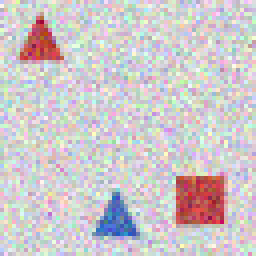
#> input picture paper/sample-images/noise-1.png, 64 x 64 px (shown 4 times larger)
$ python image_diagnostics.py --image ../paper/sample-images/noise-1.png --output out.png
#> lines starting #> are read from the running program, lines starting #| are printed output that depends on the picture
#> in main, prediction is the input picture: PIL image 64x64 RGB; mean R, G, B 206.4, 200.5, 203
"""CPU image-spectrum and explicitly paired, region-based error diagnostics.

Pixelwise errors are meaningful only when the supplied clean reference is the
actual aligned target for the prediction. Unconditional generation has no such
pixelwise target; do not compare it to an arbitrary clean render.
"""
import argparse
import hashlib
import json
import math
from pathlib import Path

import numpy as np
from PIL import Image, ImageFilter
from scipy import ndimage


def _rgb(image):
    arr = np.asarray(image.convert('RGB'), dtype=np.float64) / 255.0
    if arr.ndim != 3 or arr.shape[2] != 3:
        raise ValueError('image must have RGB channels')
    return arr


def radial_power_spectrum(image):
    """Mean-centered luminance power grouped by integer Fourier-radius bins.

    Luminance is Rec. 709 on gamma-encoded RGB (no inverse transfer), so this
    is a reproducible image diagnostic, not a physical light measurement.
    Spectrum power uses |FFT|^2/(H*W)^2; its sum equals pixel variance.
    """
    arr = _rgb(image)
    h, w = arr.shape[:2]
#> h = 64; w = 64
    if h < 2 or w < 2:
        raise ValueError('image must be at least 2 by 2')
    gray = arr @ np.array([0.2126, 0.7152, 0.0722])
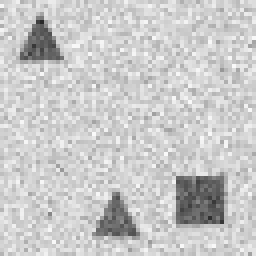
#> gray: shape (64, 64) float64 (shown 4 times larger); min 0.161, max 0.981, mean 0.792
    centered = gray - gray.mean()
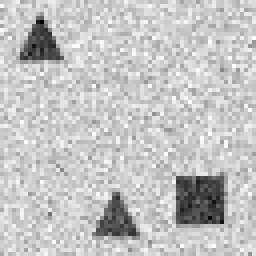
#> centered: shape (64, 64) float64 (shown 4 times larger); min -0.631, max 0.189, mean 3.12e-17; drawn with min black and max white
    power = np.abs(np.fft.fft2(centered)) ** 2 / (h * w) ** 2
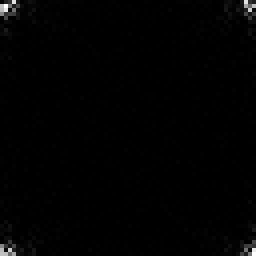
#> power: shape (64, 64) float64 (shown 4 times larger); min 9.41e-34, max 0.000405, mean 3.86e-06; drawn with min black and max white
    fy = np.fft.fftfreq(h) * h
    fx = np.fft.fftfreq(w) * w
    radius = np.floor(np.hypot(fy[:, None], fx[None, :])).astype(int)
    counts = np.bincount(radius.ravel())
    sums = np.bincount(radius.ravel(), weights=power.ravel())
#> sums = 46 values, max 0.0029 at index 2, min 9.41e-34 at index 0, mean 0.000343
    return {'luminance_mean': float(gray.mean()),
            'luminance_variance': float(np.mean(centered ** 2)),
            'total_power': float(power.sum()),
            'bins': [{'radius_bin': int(i), 'frequency_count': int(n),
                      'power_sum': float(s), 'mean_power': float(s / n)}
                     for i, (n, s) in enumerate(zip(counts, sums, strict=True)) if n]}


# [67 lines left out: functions masks_from_instances, region_mse, renderer_instance_map, not called in this run]


def _sha256(path):
    return hashlib.sha256(path.read_bytes()).hexdigest()


def main():
    parser = argparse.ArgumentParser(description=__doc__)
    parser.add_argument('--image', type=Path, help='image for spectral analysis')
    parser.add_argument('--reference', type=Path, help='pixel-aligned ground-truth reference')
    parser.add_argument('--instances', type=Path, help='integer PNG: 0 background, positive instance IDs')
    parser.add_argument('--assert-aligned', action='store_true', help='affirm image and reference share the same spatial target')
    parser.add_argument('--render-seed', type=int, help='make a controlled renderer/blur paired example instead of loading an image')
    parser.add_argument('--blur', type=float, default=1.0, help='Gaussian blur radius in controlled renderer example')
    parser.add_argument('--boundary-radius', type=int, default=1)
    parser.add_argument('--gap-radius', type=int, default=8)
    parser.add_argument('--output', type=Path, required=True)
    args = parser.parse_args()
    try:
        if args.render_seed is not None:
            if args.image or args.reference or args.instances or args.assert_aligned:
                raise ValueError('--render-seed cannot be combined with image-pair arguments')
            if not math.isfinite(args.blur) or args.blur < 0:
                raise ValueError('blur must be finite and nonnegative')
            from exposure.render import render_scene
            scene = render_scene(args.render_seed)
            reference = scene.image
            labels = renderer_instance_map(scene.objects)
            prediction = reference.filter(ImageFilter.GaussianBlur(args.blur))
            source = {'type': 'controlled_renderer_blur', 'seed': args.render_seed,
                      'blur_radius': args.blur}
            paired = region_mse(reference, prediction, labels,
                                boundary_radius=args.boundary_radius, gap_radius=args.gap_radius)
        else:
            if not args.image:
                raise ValueError('--image or --render-seed is required')
            prediction = Image.open(args.image)
            source = {'type': 'image', 'image_sha256': _sha256(args.image)}
            paired = None
            if args.reference or args.instances or args.assert_aligned:
                if not (args.reference and args.instances and args.assert_aligned):
                    raise ValueError('paired MSE requires --reference, --instances, and --assert-aligned')
                reference = Image.open(args.reference)
                labels = np.asarray(Image.open(args.instances))
                paired = region_mse(reference, prediction, labels,
                                    boundary_radius=args.boundary_radius, gap_radius=args.gap_radius)
                source.update({'reference_sha256': _sha256(args.reference),
                               'instances_sha256': _sha256(args.instances),
                               'alignment': 'user asserted, not independently verified'})
        result = {'schema_version': 1, 'source': source,
                  'spectrum': radial_power_spectrum(prediction), 'paired_error': paired,
                  'parameters': {'boundary_radius_pixels': args.boundary_radius,
                                 'gap_radius_pixels': args.gap_radius},
                  'note': 'Descriptive diagnostics only. Region MSE needs a matched spatial target; spectral similarity does not establish semantic correctness.'}
        args.output.parent.mkdir(parents=True, exist_ok=True)
        args.output.write_text(json.dumps(result, indent=2, allow_nan=False) + '\n', encoding='utf-8')
    except (OSError, ValueError) as exc:
        parser.error(str(exc))
    print(f'Wrote {args.output}')


if __name__ == '__main__':
    main()

$ run again, on paper/sample-images/noise-3.png
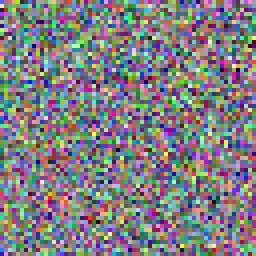
#> input picture paper/sample-images/noise-3.png, 64 x 64 px (shown 4 times larger)
#> in main, prediction is the input picture: PIL image 64x64 RGB; mean R, G, B 127.6, 126.9, 129.9
#> in radial_power_spectrum, `gray = arr @ np.array([0.2126, 0.7152, 0.0722])`:
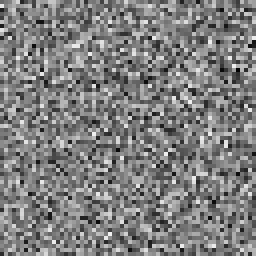
#> gray: shape (64, 64) float64 (shown 4 times larger); min 0.0153, max 0.947, mean 0.499
#> in radial_power_spectrum, `power = np.abs(np.fft.fft2(centered)) ** 2 / (h * w) ** 2`:
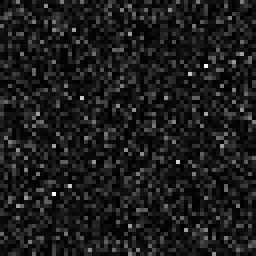
#> power: shape (64, 64) float64 (shown 4 times larger); min 2.21e-33, max 6.61e-05, mean 7.31e-06; drawn with min black and max white
#> sums = 46 values, max 0.00164 at index 31, min 2.21e-33 at index 0, mean 0.000651
